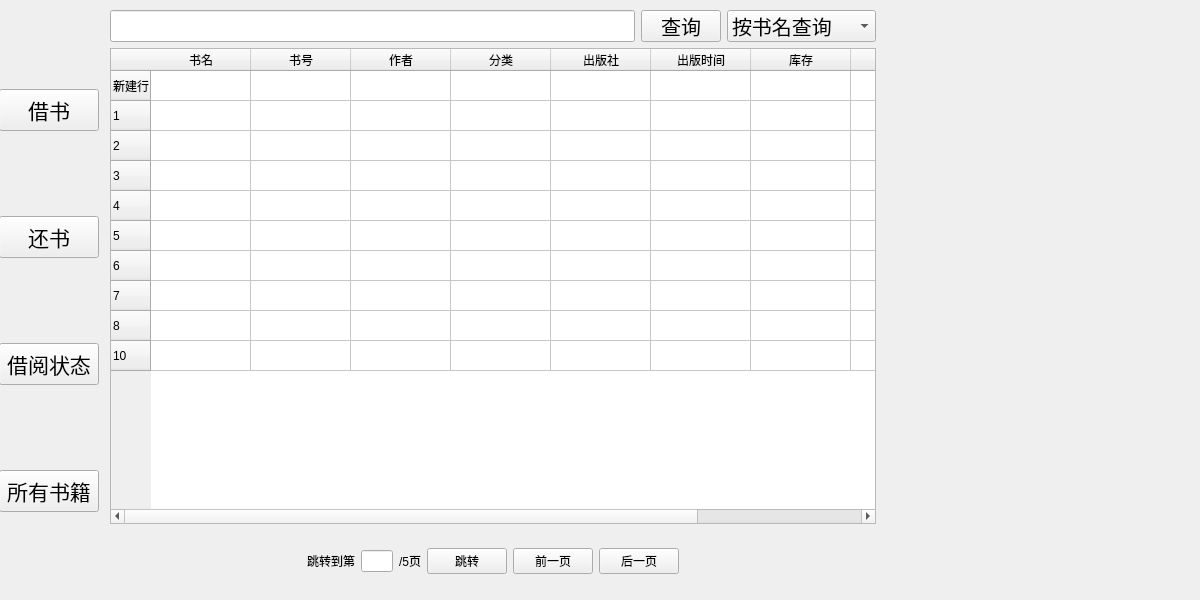
<?xml version="1.0" encoding="UTF-8"?>
<ui version="4.0">
 <class>Form</class>
 <widget class="QWidget" name="Form">
  <property name="geometry">
   <rect>
    <x>0</x>
    <y>0</y>
    <width>1200</width>
    <height>600</height>
   </rect>
  </property>
  <property name="windowTitle">
   <string>Form</string>
  </property>
  <widget class="QWidget" name="gridWidget" native="true">
   <property name="geometry">
    <rect>
     <x>-6</x>
     <y>10</y>
     <width>110</width>
     <height>582</height>
    </rect>
   </property>
   <layout class="QGridLayout" name="buttonlayout">
    <item row="2" column="0">
     <widget class="QPushButton" name="myBookStatus">
      <property name="maximumSize">
       <size>
        <width>100</width>
        <height>42</height>
       </size>
      </property>
      <property name="font">
       <font>
        <pointsize>16</pointsize>
       </font>
      </property>
      <property name="text">
       <string>借阅状态</string>
      </property>
     </widget>
    </item>
    <item row="1" column="0">
     <widget class="QPushButton" name="returnBookButton">
      <property name="maximumSize">
       <size>
        <width>100</width>
        <height>42</height>
       </size>
      </property>
      <property name="font">
       <font>
        <pointsize>16</pointsize>
       </font>
      </property>
      <property name="text">
       <string>还书</string>
      </property>
     </widget>
    </item>
    <item row="0" column="0">
     <widget class="QPushButton" name="borrowBookButton">
      <property name="enabled">
       <bool>true</bool>
      </property>
      <property name="maximumSize">
       <size>
        <width>100</width>
        <height>42</height>
       </size>
      </property>
      <property name="font">
       <font>
        <pointsize>16</pointsize>
       </font>
      </property>
      <property name="text">
       <string>借书</string>
      </property>
     </widget>
    </item>
    <item row="3" column="0">
     <widget class="QPushButton" name="allBookButton">
      <property name="maximumSize">
       <size>
        <width>100</width>
        <height>42</height>
       </size>
      </property>
      <property name="font">
       <font>
        <pointsize>16</pointsize>
       </font>
      </property>
      <property name="text">
       <string>所有书籍</string>
      </property>
     </widget>
    </item>
   </layout>
  </widget>
  <widget class="QWidget" name="layoutWidget">
   <property name="geometry">
    <rect>
     <x>110</x>
     <y>10</y>
     <width>766</width>
     <height>582</height>
    </rect>
   </property>
   <layout class="QVBoxLayout" name="verticalLayout">
    <item>
     <layout class="QHBoxLayout" name="Hlayout1_2">
      <item>
       <widget class="QLineEdit" name="searchEdit_2">
        <property name="font">
         <font>
          <pointsize>15</pointsize>
         </font>
        </property>
       </widget>
      </item>
      <item>
       <widget class="QPushButton" name="searchButton_2">
        <property name="maximumSize">
         <size>
          <width>16777215</width>
          <height>32</height>
         </size>
        </property>
        <property name="font">
         <font>
          <pointsize>15</pointsize>
         </font>
        </property>
        <property name="text">
         <string>查询</string>
        </property>
        <property name="icon">
         <iconset>
          <selectedon>C:/Users/syx/.designer/images/search.png</selectedon>
         </iconset>
        </property>
       </widget>
      </item>
      <item>
       <widget class="QComboBox" name="comboBox_2">
        <property name="minimumSize">
         <size>
          <width>0</width>
          <height>32</height>
         </size>
        </property>
        <property name="maximumSize">
         <size>
          <width>16777215</width>
          <height>32</height>
         </size>
        </property>
        <property name="font">
         <font>
          <pointsize>15</pointsize>
         </font>
        </property>
        <item>
         <property name="text">
          <string>按书名查询</string>
         </property>
        </item>
        <item>
         <property name="text">
          <string>按书号查询</string>
         </property>
        </item>
        <item>
         <property name="text">
          <string>按作者查询</string>
         </property>
        </item>
        <item>
         <property name="text">
          <string>按分类查询</string>
         </property>
        </item>
        <item>
         <property name="text">
          <string>按出版社查询</string>
         </property>
        </item>
       </widget>
      </item>
     </layout>
    </item>
    <item>
     <widget class="QTableWidget" name="tableWidget">
      <row>
       <property name="text">
        <string>新建行</string>
       </property>
      </row>
      <row>
       <property name="text">
        <string>1</string>
       </property>
      </row>
      <row>
       <property name="text">
        <string>2</string>
       </property>
      </row>
      <row>
       <property name="text">
        <string>3</string>
       </property>
      </row>
      <row>
       <property name="text">
        <string>4</string>
       </property>
      </row>
      <row>
       <property name="text">
        <string>5</string>
       </property>
      </row>
      <row>
       <property name="text">
        <string>6</string>
       </property>
      </row>
      <row>
       <property name="text">
        <string>7</string>
       </property>
      </row>
      <row>
       <property name="text">
        <string>8</string>
       </property>
      </row>
      <row>
       <property name="text">
        <string>10</string>
       </property>
      </row>
      <column>
       <property name="text">
        <string>书名</string>
       </property>
      </column>
      <column>
       <property name="text">
        <string>书号</string>
       </property>
      </column>
      <column>
       <property name="text">
        <string>作者</string>
       </property>
      </column>
      <column>
       <property name="text">
        <string>分类</string>
       </property>
      </column>
      <column>
       <property name="text">
        <string>出版社</string>
       </property>
      </column>
      <column>
       <property name="text">
        <string>出版时间</string>
       </property>
      </column>
      <column>
       <property name="text">
        <string>库存</string>
       </property>
      </column>
      <column>
       <property name="text">
        <string>剩余可借</string>
       </property>
      </column>
      <column>
       <property name="text">
        <string>总借阅次数</string>
       </property>
      </column>
     </widget>
    </item>
    <item>
     <widget class="QWidget" name="horizontalWidget" native="true">
      <layout class="QHBoxLayout" name="horizontalLayout_2">
       <item>
        <widget class="QWidget" name="widget_2" native="true">
         <property name="maximumSize">
          <size>
           <width>300</width>
           <height>16777215</height>
          </size>
         </property>
         <layout class="QHBoxLayout" name="Hlayout_2" stretch="0,0,0,0,0,0">
          <property name="sizeConstraint">
           <enum>QLayout::SetFixedSize</enum>
          </property>
          <item>
           <widget class="QLabel" name="jumpToLabel_2">
            <property name="text">
             <string>跳转到第</string>
            </property>
           </widget>
          </item>
          <item>
           <widget class="QLineEdit" name="pageEdit_2">
            <property name="maximumSize">
             <size>
              <width>32</width>
              <height>16777215</height>
             </size>
            </property>
           </widget>
          </item>
          <item>
           <widget class="QLabel" name="pageLabel_2">
            <property name="text">
             <string>/5页</string>
            </property>
           </widget>
          </item>
          <item>
           <widget class="QPushButton" name="jumpToButton_2">
            <property name="text">
             <string>跳转</string>
            </property>
           </widget>
          </item>
          <item>
           <widget class="QPushButton" name="prevButton_2">
            <property name="text">
             <string>前一页</string>
            </property>
           </widget>
          </item>
          <item>
           <widget class="QPushButton" name="backButton_2">
            <property name="text">
             <string>后一页</string>
            </property>
           </widget>
          </item>
         </layout>
        </widget>
       </item>
      </layout>
     </widget>
    </item>
   </layout>
  </widget>
 </widget>
 <resources/>
 <connections/>
</ui>
